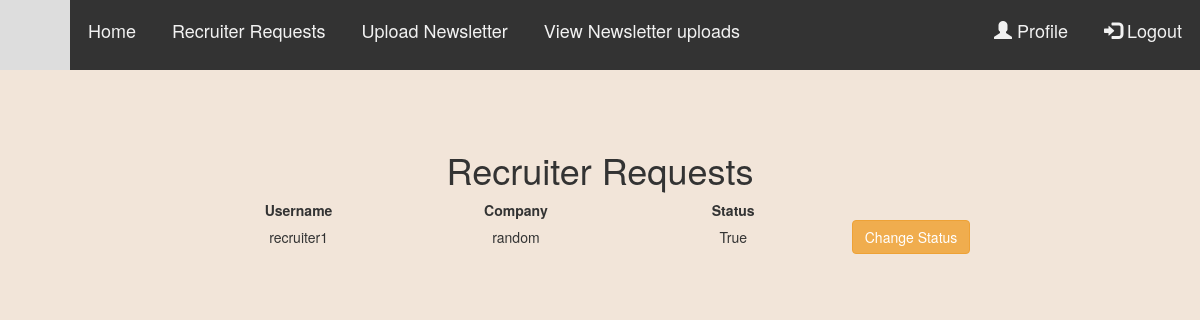
The app's page /users/recruiter_request/ (signed in) with its own data.
### users/models.py (models this page shows, shortened)
class Recruiter(models.Model):
    user = models.OneToOneField(User, on_delete=models.CASCADE, related_name = "recruiter_user")
    mobile = models.CharField(max_length=15, null=False)
    company_name = models.CharField(max_length=300, null=False)
    gender = models.CharField(choices=GENDER_CHOICES, max_length=128, null=False, default='Female')
    verified = models.BooleanField(default=False)
    image = models.ImageField(default = 'default.PNG',upload_to='media')

class User(AbstractUser):
    is_working = models.BooleanField(default=False)
    is_recruiter = models.BooleanField(default=False)
    is_admin = models.BooleanField(default=False)

### users/views.py (the view)
# urls.py: path("recruiter_request/",user_views.recruiter_request_view,name='recruiter_request'),
@login_required
def recruiter_request_view(request):
    if request.user.is_admin:
        recruiters = Recruiter.objects.all()
        return render(request,'users/recruiter_request.html',{'recruiters':recruiters})
    else:
        return redirect('eh')

### templates/users/recruiter_request.html (shortened to what this page needs)
{% extends "job/base.html" %}
{% block body_block %}
<div style="padding: 5%; width: 80%; margin: auto;">
        <h1 style="text-align: center;">Recruiter Requests</h1>
        {% if recruiters %}
        <table>
          <thead>
            <th style="width: 30%;">
              Username
            </th>
            <th style="width: 25%;">Company</th>
            <th style="width: 30%;">Status</th>
            <th style="width:15%;"></th>
          </thead>
          <tbody>
            {% for r in recruiters %}
            <tr>
              <td>{{r.user.username}}</td>
              <td>{{r.company_name}}</td>
              <td>{{r.verified}}</td>
              <td><a href="{% url 'change_status' r.id %}" class="btn btn-warning">Change Status</a></td>
            </tr>
            {% endfor %}
          </tbody>
        </table>
        {% else %}
        <h2>There are no Recruiter Requests yet!</h2>
        {% endif %}
      </div>
{% endblock %}

### job/static/job/main.css (style rules this page uses)
body { background-color: #3399ff; margin:0px; width:100%; font-family: Arial, Helvetica, sans-serif; overflow-x: hidden; }
::marker { display: none; color:white; }

### templates/users/recruiter_request.html (style rules this page uses)
body { background-color: #f2e5d9; }
th,tr,td { text-align: center; }

### records on screen
Recruiter: user.username "recruiter1", company_name "random", verified "True"
